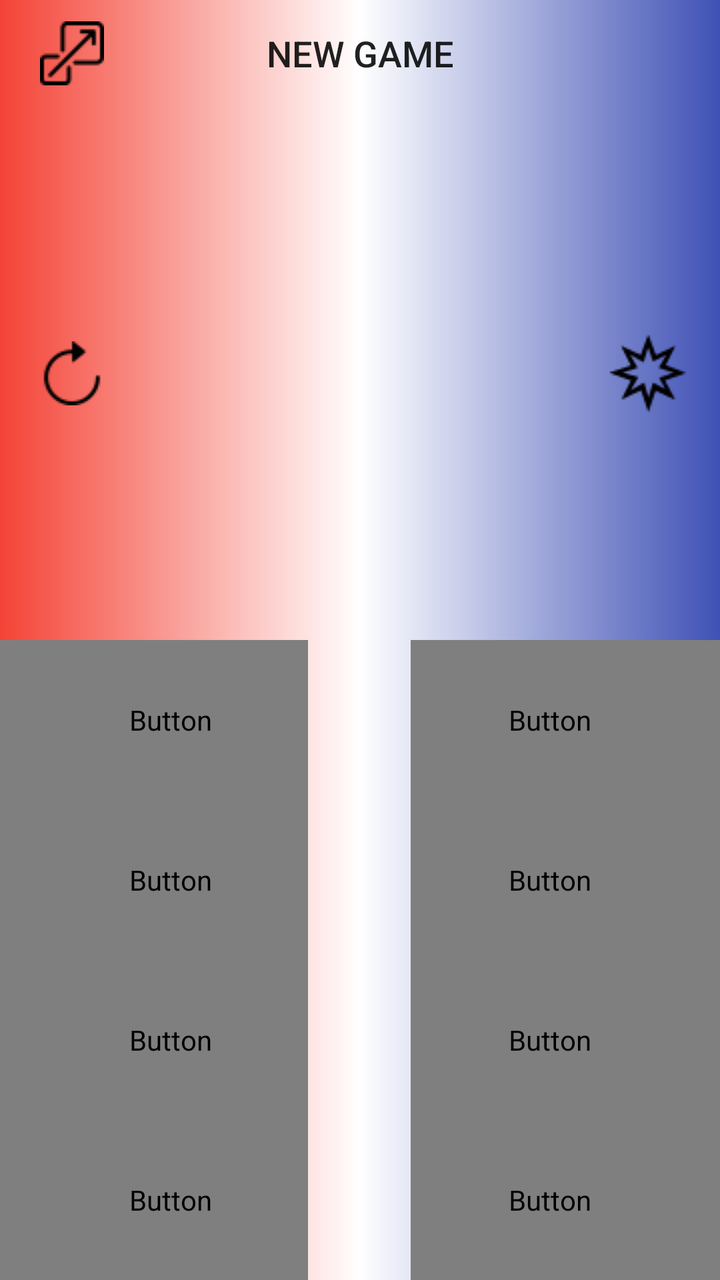
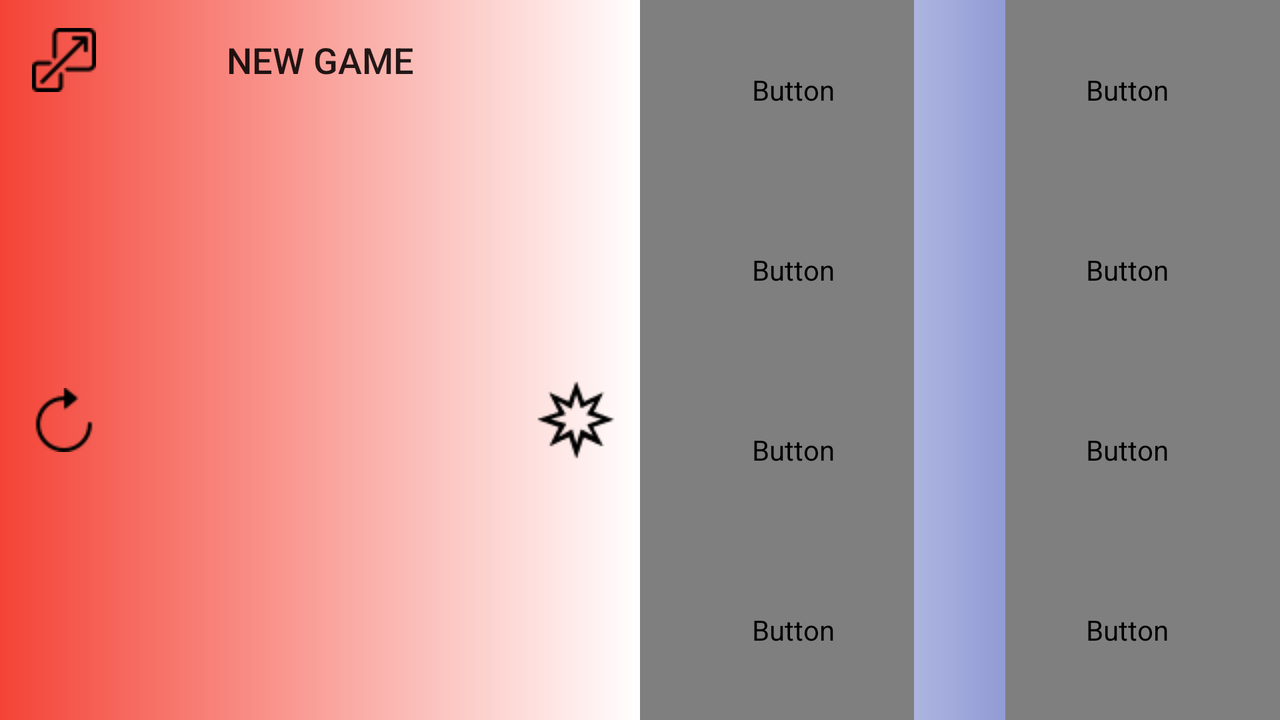

First picture: res/layout/ on a phone held upright. Second picture: the repository's own variant of that layout, on a device whose configuration matches the variant's folder. Source for both follows.
<!-- AndroidManifest.xml: activity theme AppTheme -->
<!-- res/layout/fragment_one_player.xml -->
<FrameLayout xmlns:android="http://schemas.android.com/apk/res/android"
    xmlns:tools="http://schemas.android.com/tools"
    android:layout_width="fill_parent"
    android:layout_height="fill_parent"
    tools:context=".OnePlayerActivityFragment">


    <LinearLayout

        android:layout_width="match_parent"
        android:layout_height="match_parent"
        android:background="@drawable/gradient_blue_white_red"
        android:orientation="vertical">

        <LinearLayout
            android:layout_width="match_parent"
            android:layout_height="0dp"
            android:layout_weight="1"
            android:orientation="vertical">

            <LinearLayout
                android:layout_width="match_parent"
                android:layout_height="0dp"
                android:layout_weight="1"
                android:orientation="horizontal">

                <ImageButton
                    android:id="@+id/multi_pane_button"
                    android:layout_width="0dp"
                    android:layout_height="match_parent"
                    android:layout_weight="1"
                    android:background="@null"
                    android:scaleType="centerInside"
                    android:src="@drawable/multi_pane_icon" />

                <Button
                    android:id="@+id/new_game_button"
                    android:layout_width="0dp"
                    android:layout_height="match_parent"
                    android:layout_weight="3"
                    android:background="@null"
                    android:textSize="18sp"
                    android:text="@string/new_game" />

                <ImageButton
                    android:layout_width="0dp"
                    android:layout_height="match_parent"
                    android:layout_weight="1"
                    android:src="@mipmap/ic_settings_black_24dp"
                    android:scaleType="centerInside"
                    android:background="@null"
                    android:onClick="settings"/>

            </LinearLayout>

            <LinearLayout
                android:layout_width="match_parent"
                android:layout_height="0dp"
                android:layout_weight="5"
                android:elevation="10dp"
                android:orientation="horizontal">

                <LinearLayout
                    android:layout_width="0sp"
                    android:layout_height="match_parent"
                    android:layout_weight="1"
                    android:onClick="onClick">

                    <ImageButton
                        android:id="@+id/undo_button"
                        android:layout_width="match_parent"
                        android:layout_height="match_parent"
                        android:background="@null"
                        android:src="@drawable/back_icon"
                        android:scaleType="centerInside" />
                </LinearLayout>

                <LinearLayout
                    android:layout_width="0sp"
                    android:layout_height="match_parent"
                    android:layout_weight="3"
                    android:orientation="vertical">

                    <EditText
                        android:id="@+id/player_name"
                        android:layout_width="match_parent"
                        android:layout_height="0dp"
                        android:layout_weight="1"
                        android:cursorVisible="false"
                        android:fontFamily="sans-serif-light"
                        android:gravity="center_horizontal|top"
                        android:textColor="@color/gray"
                        android:textSize="16sp"
                        android:background="@null"
                        android:textStyle="italic" />

                    <Button
                        android:id="@+id/one_player_lp"
                        android:layout_width="match_parent"
                        android:layout_height="0sp"
                        android:layout_weight="4"
                        android:background="@null"
                        android:textColor="@color/black"
                        android:fontFamily="sans-serif-light"
                        android:gravity="center"
                        android:transitionName="@string/first_player_transition"
                        android:textSize="72sp"
                        android:textStyle="italic" />

                    <TextView
                        android:id="@+id/one_player_lp_to_change"
                        android:layout_width="match_parent"
                        android:layout_height="0sp"
                        android:minHeight="30sp"
                        android:layout_weight="2"
                        android:fontFamily="sans-serif-light"
                        android:gravity="center"
                        android:paddingBottom="16dp"
                        android:textColor="@color/black"
                        android:textSize="24sp"
                        android:textStyle="italic" />
                </LinearLayout>

                <LinearLayout
                    android:layout_width="0sp"
                    android:layout_height="match_parent"
                    android:layout_weight="1"
                    android:onClick="onClick">

                    <ImageButton
                        android:id="@+id/calculate_button"
                        android:layout_width="match_parent"
                        android:layout_height="match_parent"
                        android:background="@null"
                        android:src="@drawable/attack_icon"
                        android:scaleType="centerInside" />
                </LinearLayout>

            </LinearLayout>
        </LinearLayout>


        <LinearLayout
            android:layout_width="match_parent"
            android:layout_height="0dp"
            android:layout_weight="1"
            android:orientation="horizontal">

            <LinearLayout
                android:layout_width="0dp"
                android:layout_height="match_parent"
                android:layout_weight="3"
                android:onClick="onClick"
                android:orientation="vertical">

                <Button
                    android:id="@+id/button_50_minus"
                    android:layout_width="match_parent"
                    android:layout_height="0dp"
                    android:layout_weight="1"
                    android:background="@null"
                    android:fontFamily="sans_serif_light"
                    android:gravity="left|center_vertical"
                    android:paddingLeft="16dp"
                    android:text="-"
                    android:textSize="24sp" />

                <Button
                    android:id="@+id/button_100_minus"
                    android:layout_width="match_parent"
                    android:layout_height="0dp"
                    android:layout_weight="1"
                    android:background="@null"
                    android:fontFamily="sans_serif_light"
                    android:gravity="left|center_vertical"
                    android:paddingLeft="16dp"
                    android:text="-"
                    android:textSize="24sp" />

                <Button
                    android:id="@+id/button_500_minus"
                    android:layout_width="match_parent"
                    android:layout_height="0dp"
                    android:layout_weight="1"
                    android:background="@null"
                    android:fontFamily="sans_serif_light"
                    android:gravity="left|center_vertical"
                    android:paddingLeft="16dp"
                    android:text="-"
                    android:textSize="24sp" />

                <Button
                    android:id="@+id/button_1000_minus"
                    android:layout_width="match_parent"
                    android:layout_height="0dp"
                    android:layout_weight="1"
                    android:background="@null"
                    android:fontFamily="sans_serif_light"
                    android:gravity="left|center_vertical"
                    android:paddingLeft="16dp"
                    android:text="-"
                    android:textSize="24sp" />

            </LinearLayout>

            <LinearLayout
                android:layout_width="0dp"
                android:layout_height="match_parent"
                android:layout_weight="1"
                android:orientation="vertical">

                <TextView
                    android:id="@+id/points_text_50"
                    android:layout_width="match_parent"
                    android:layout_height="0dp"
                    android:layout_weight="1"
                    android:background="@null"
                    android:gravity="center"
                    android:textColor="@color/gray" />

                <TextView
                    android:id="@+id/points_text_100"
                    android:layout_width="match_parent"
                    android:layout_height="0dp"
                    android:layout_weight="1"
                    android:background="@null"
                    android:gravity="center"
                    android:textColor="@color/gray" />

                <TextView
                    android:id="@+id/points_text_500"
                    android:layout_width="match_parent"
                    android:layout_height="0dp"
                    android:layout_weight="1"
                    android:background="@null"
                    android:gravity="center"
                    android:textColor="@color/gray" />

                <TextView
                    android:id="@+id/points_text_1000"
                    android:layout_width="match_parent"
                    android:layout_height="0dp"
                    android:layout_weight="1"
                    android:background="@null"
                    android:gravity="center"
                    android:textColor="@color/gray" />

            </LinearLayout>

            <LinearLayout
                android:layout_width="0dp"
                android:layout_height="match_parent"
                android:layout_weight="3"
                android:onClick="onClick"
                android:orientation="vertical">

                <Button
                    android:id="@+id/button_50_plus"
                    android:layout_width="match_parent"
                    android:layout_height="0dp"
                    android:layout_weight="1"
                    android:background="@null"
                    android:fontFamily="sans_serif_light"
                    android:gravity="center_vertical|right"
                    android:paddingRight="16dp"
                    android:text="+"
                    android:textSize="24sp" />

                <Button
                    android:id="@+id/button_100_plus"
                    android:layout_width="match_parent"
                    android:layout_height="0dp"
                    android:layout_weight="1"
                    android:background="@null"
                    android:fontFamily="sans_serif_light"
                    android:gravity="center_vertical|right"
                    android:paddingRight="16dp"
                    android:text="+"
                    android:textSize="24sp" />

                <Button
                    android:id="@+id/button_500_plus"
                    android:layout_width="match_parent"
                    android:layout_height="0dp"
                    android:layout_weight="1"
                    android:background="@null"
                    android:fontFamily="sans_serif_light"
                    android:gravity="center_vertical|right"
                    android:paddingRight="16dp"
                    android:text="+"
                    android:textSize="24sp" />

                <Button
                    android:id="@+id/button_1000_plus"
                    android:layout_width="match_parent"
                    android:layout_height="0dp"
                    android:layout_weight="1"
                    android:background="@null"
                    android:fontFamily="sans_serif_light"
                    android:gravity="center_vertical|right"
                    android:paddingRight="16dp"
                    android:text="+"
                    android:textSize="24sp" />

            </LinearLayout>

        </LinearLayout>

    </LinearLayout>
</FrameLayout>
<!-- resources referenced by this layout -->
<resources>
  <color name="black">#000000</color>
  <color name="gray">#848484</color>
  <!-- drawable attack_icon: png bitmap (drawable, 825 bytes) -->
  <!-- drawable back_icon: png bitmap (drawable, 668 bytes) -->
  <!-- drawable gradient_blue_white_red (drawable) -->
  <?xml version="1.0" encoding="utf-8"?>
  <shape xmlns:android="http://schemas.android.com/apk/res/android"
      android:shape="rectangle">
      <gradient
          android:startColor="@color/red"
          android:centerColor="@color/white"
          android:endColor="@color/indigo"/>
  </shape>
  <!-- drawable multi_pane_icon: png bitmap (drawable, 635 bytes) -->
  <string name="first_player_transition">fpt</string>
  <string name="new_game">New Game</string>
  <!-- from res/values-v21/ -->
  <style name="AppTheme" parent="Theme.AppCompat.Light.NoActionBar">
          
          <item name="android:windowContentTransitions">true</item>
  
  
      </style>
  <color name="red">#f44336</color>
  <color name="white">#FFFFFF</color>
  <color name="indigo">#3f51b5</color>
</resources>
<!-- res/layout-land/fragment_one_player.xml (the author's variant of the layout above) -->
<!-- drawn on the phone turned sideways -->
<LinearLayout xmlns:android="http://schemas.android.com/apk/res/android"
    xmlns:tools="http://schemas.android.com/tools"
    android:layout_width="match_parent"
    android:layout_height="match_parent"
    android:background="@drawable/gradient_blue_white_red"
    android:orientation="horizontal"
    tools:context=".OnePlayerActivityFragment">

    <LinearLayout
        android:layout_width="0dp"
        android:layout_height="match_parent"
        android:layout_weight="1"
        android:orientation="vertical">

        <LinearLayout
            android:layout_width="match_parent"
            android:layout_height="0dp"
            android:layout_weight="1"
            android:orientation="horizontal">

            <ImageButton
                android:id="@+id/multi_pane_button"
                android:layout_width="0dp"
                android:layout_height="match_parent"
                android:layout_weight="1"
                android:background="@null"
                android:src="@drawable/multi_pane_icon"
                android:scaleType="centerInside" />

            <Button
                android:id="@+id/new_game_button"
                android:layout_width="0dp"
                android:layout_height="match_parent"
                android:layout_weight="3"
                android:background="@null"
                android:text="@string/new_game"
                android:textSize="18sp" />

            <ImageButton
                android:layout_width="0dp"
                android:layout_height="match_parent"
                android:layout_weight="1"
                android:src="@mipmap/ic_settings_black_24dp"
                android:scaleType="centerInside"
                android:background="@null"
                android:onClick="settings"/>

        </LinearLayout>

        <LinearLayout
            android:layout_width="match_parent"
            android:layout_height="0dp"
            android:layout_weight="5"
            android:elevation="10dp"
            android:orientation="horizontal">

            <LinearLayout
                android:layout_width="0sp"
                android:layout_height="match_parent"
                android:layout_weight="1"
                android:onClick="onClick">

                <ImageButton
                    android:id="@+id/undo_button"
                    android:layout_width="match_parent"
                    android:layout_height="match_parent"
                    android:background="@null"
                    android:src="@drawable/back_icon"
                    android:scaleType="centerInside"/>
            </LinearLayout>

            <LinearLayout
                android:layout_width="0sp"
                android:layout_height="match_parent"
                android:layout_weight="3"
                android:orientation="vertical">

                <EditText
                    android:id="@+id/player_name"
                    android:layout_width="match_parent"
                    android:layout_height="0dp"
                    android:layout_weight="1"
                    android:fontFamily="sans-serif-light"
                    android:gravity="center_horizontal|top"
                    android:textSize="16sp"
                    android:background="@null"
                    android:textColor="@color/gray"
                    android:textStyle="italic" />

                <Button
                    android:id="@+id/one_player_lp"
                    android:layout_width="match_parent"
                    android:layout_height="0sp"
                    android:layout_weight="4"
                    android:background="@null"
                    android:fontFamily="sans-serif-light"
                    android:gravity="center"
                    android:textSize="72sp"
                    android:textStyle="italic" />

                <TextView
                    android:id="@+id/one_player_lp_to_change"
                    android:layout_width="match_parent"
                    android:layout_height="0sp"
                    android:layout_weight="2"
                    android:fontFamily="sans-serif-light"
                    android:gravity="center"
                    android:paddingBottom="16dp"
                    android:textSize="24sp"
                    android:textColor="@color/black"
                    android:textStyle="italic"

                    android:visibility="invisible" />
            </LinearLayout>

            <LinearLayout
                android:layout_width="0sp"
                android:layout_height="match_parent"
                android:layout_weight="1"
                android:onClick="onClick">

                <ImageButton
                    android:id="@+id/calculate_button"
                    android:layout_width="match_parent"
                    android:layout_height="match_parent"
                    android:background="@null"
                    android:scaleType="centerInside"
                    android:src="@drawable/attack_icon"
                    />
            </LinearLayout>

        </LinearLayout>
    </LinearLayout>


    <LinearLayout
        android:layout_width="0dp"
        android:layout_height="match_parent"
        android:layout_weight="1"
        android:orientation="horizontal">

        <LinearLayout
            android:layout_width="0dp"
            android:layout_height="match_parent"
            android:layout_weight="3"
            android:onClick="onClick"
            android:orientation="vertical">

            <Button
                android:id="@+id/button_50_minus"
                android:layout_width="match_parent"
                android:layout_height="0dp"
                android:layout_weight="1"
                android:background="@null"
                android:fontFamily="sans_serif_light"
                android:gravity="left|center_vertical"
                android:paddingLeft="16dp"
                android:text="-"
                android:textSize="24sp" />

            <Button
                android:id="@+id/button_100_minus"
                android:layout_width="match_parent"
                android:layout_height="0dp"
                android:layout_weight="1"
                android:background="@null"
                android:fontFamily="sans_serif_light"
                android:gravity="left|center_vertical"
                android:paddingLeft="16dp"
                android:text="-"
                android:textSize="24sp" />

            <Button
                android:id="@+id/button_500_minus"
                android:layout_width="match_parent"
                android:layout_height="0dp"
                android:layout_weight="1"
                android:background="@null"
                android:fontFamily="sans_serif_light"
                android:gravity="left|center_vertical"
                android:paddingLeft="16dp"
                android:text="-"
                android:textSize="24sp" />

            <Button
                android:id="@+id/button_1000_minus"
                android:layout_width="match_parent"
                android:layout_height="0dp"
                android:layout_weight="1"
                android:background="@null"
                android:fontFamily="sans_serif_light"
                android:gravity="left|center_vertical"
                android:paddingLeft="16dp"
                android:text="-"
                android:textSize="24sp" />

        </LinearLayout>

        <LinearLayout
            android:layout_width="0dp"
            android:layout_height="match_parent"
            android:layout_weight="1"
            android:orientation="vertical">

            <TextView
                android:id="@+id/points_text_50"
                android:layout_width="match_parent"
                android:layout_height="0dp"
                android:layout_weight="1"
                android:background="@null"
                android:gravity="center"
                android:textColor="@color/black" />

            <TextView
                android:id="@+id/points_text_100"
                android:layout_width="match_parent"
                android:layout_height="0dp"
                android:layout_weight="1"
                android:background="@null"
                android:gravity="center"
                android:textColor="@color/black" />

            <TextView
                android:id="@+id/points_text_500"
                android:layout_width="match_parent"
                android:layout_height="0dp"
                android:layout_weight="1"
                android:background="@null"
                android:gravity="center"
                android:textColor="@color/black" />

            <TextView
                android:id="@+id/points_text_1000"
                android:layout_width="match_parent"
                android:layout_height="0dp"
                android:layout_weight="1"
                android:background="@null"
                android:gravity="center"
                android:textColor="@color/black" />

        </LinearLayout>

        <LinearLayout
            android:layout_width="0dp"
            android:layout_height="match_parent"
            android:layout_weight="3"
            android:onClick="onClick"
            android:orientation="vertical">

            <Button
                android:id="@+id/button_50_plus"
                android:layout_width="match_parent"
                android:layout_height="0dp"
                android:layout_weight="1"
                android:background="@null"
                android:fontFamily="sans_serif_light"
                android:gravity="center_vertical|right"
                android:paddingRight="16dp"
                android:text="+"
                android:textSize="24sp" />

            <Button
                android:id="@+id/button_100_plus"
                android:layout_width="match_parent"
                android:layout_height="0dp"
                android:layout_weight="1"
                android:background="@null"
                android:fontFamily="sans_serif_light"
                android:gravity="center_vertical|right"
                android:paddingRight="16dp"
                android:text="+"
                android:textSize="24sp" />

            <Button
                android:id="@+id/button_500_plus"
                android:layout_width="match_parent"
                android:layout_height="0dp"
                android:layout_weight="1"
                android:background="@null"
                android:fontFamily="sans_serif_light"
                android:gravity="center_vertical|right"
                android:paddingRight="16dp"
                android:text="+"
                android:textSize="24sp" />

            <Button
                android:id="@+id/button_1000_plus"
                android:layout_width="match_parent"
                android:layout_height="0dp"
                android:layout_weight="1"
                android:background="@null"
                android:fontFamily="sans_serif_light"
                android:gravity="center_vertical|right"
                android:paddingRight="16dp"
                android:text="+"
                android:textSize="24sp" />

        </LinearLayout>

    </LinearLayout>
</LinearLayout>
<!-- resources referenced by the variant -->
<!-- as the phone turned sideways resolves them -->
<resources>
  <color name="black">#000000</color>
  <color name="gray">#848484</color>
  <!-- drawable attack_icon: png bitmap (drawable, 825 bytes) -->
  <!-- drawable back_icon: png bitmap (drawable, 668 bytes) -->
  <!-- drawable gradient_blue_white_red (drawable) -->
  <?xml version="1.0" encoding="utf-8"?>
  <shape xmlns:android="http://schemas.android.com/apk/res/android"
      android:shape="rectangle">
      <gradient
          android:startColor="@color/red"
          android:centerColor="@color/white"
          android:endColor="@color/indigo"/>
  </shape>
  <!-- drawable multi_pane_icon: png bitmap (drawable, 635 bytes) -->
  <string name="new_game">New Game</string>
  <!-- from res/values-v21/ -->
  <style name="AppTheme" parent="Theme.AppCompat.Light.NoActionBar">
          
          <item name="android:windowContentTransitions">true</item>
  
  
      </style>
  <color name="red">#f44336</color>
  <color name="white">#FFFFFF</color>
  <color name="indigo">#3f51b5</color>
</resources>
